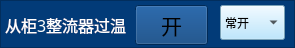
   <widget class="QFrame" name="frame_49">
    <property name="geometry">
     <rect>
      <x>620</x>
      <y>212</y>
      <width>295</width>
      <height>48</height>
     </rect>
    </property>
    <property name="styleSheet">
     <string notr="true">background-color: rgb(2, 59, 120);</string>
    </property>
    <property name="frameShape">
     <enum>QFrame::StyledPanel</enum>
    </property>
    <property name="frameShadow">
     <enum>QFrame::Raised</enum>
    </property>
    <widget class="QFrame" name="frame_50">
     <property name="geometry">
      <rect>
       <x>0</x>
       <y>90</y>
       <width>361</width>
       <height>48</height>
      </rect>
     </property>
     <property name="styleSheet">
      <string notr="true">background-color: rgb(2, 59, 120);</string>
     </property>
     <property name="frameShape">
      <enum>QFrame::StyledPanel</enum>
     </property>
     <property name="frameShadow">
      <enum>QFrame::Raised</enum>
     </property>
     <widget class="QLabel" name="label_61">
      <property name="geometry">
       <rect>
        <x>10</x>
        <y>10</y>
        <width>120</width>
        <height>31</height>
       </rect>
      </property>
      <property name="font">
       <font>
        <family>微软雅黑</family>
        <pointsize>18</pointsize>
       </font>
      </property>
      <property name="styleSheet">
       <string notr="true">color: rgb(255, 255, 255);</string>
      </property>
      <property name="text">
       <string>滑台过位移</string>
      </property>
     </widget>
     <widget class="QToolButton" name="toolButton_htgwy_6">
      <property name="geometry">
       <rect>
        <x>170</x>
        <y>10</y>
        <width>39</width>
        <height>38</height>
       </rect>
      </property>
      <property name="text">
       <string>...</string>
      </property>
      <property name="icon">
       <iconset>
        <normaloff>gct_ied_green.png</normaloff>gct_ied_green.png</iconset>
      </property>
      <property name="iconSize">
       <size>
        <width>32</width>
        <height>32</height>
       </size>
      </property>
     </widget>
     <widget class="QToolButton" name="toolButton_htgwychain_5">
      <property name="geometry">
       <rect>
        <x>270</x>
        <y>0</y>
        <width>73</width>
        <height>54</height>
       </rect>
      </property>
      <property name="font">
       <font>
        <family>微软雅黑</family>
        <pointsize>16</pointsize>
       </font>
      </property>
      <property name="text">
       <string>关</string>
      </property>
      <property name="icon">
       <iconset>
        <normaloff>yb_on.png</normaloff>yb_on.png</iconset>
      </property>
      <property name="iconSize">
       <size>
        <width>66</width>
        <height>48</height>
       </size>
      </property>
     </widget>
    </widget>
    <widget class="QFrame" name="frame_51">
     <property name="geometry">
      <rect>
       <x>0</x>
       <y>50</y>
       <width>361</width>
       <height>48</height>
      </rect>
     </property>
     <property name="styleSheet">
      <string notr="true">background-color: rgb(2, 59, 101);</string>
     </property>
     <property name="frameShape">
      <enum>QFrame::StyledPanel</enum>
     </property>
     <property name="frameShadow">
      <enum>QFrame::Raised</enum>
     </property>
     <widget class="QLabel" name="label_51">
      <property name="geometry">
       <rect>
        <x>10</x>
        <y>10</y>
        <width>96</width>
        <height>30</height>
       </rect>
      </property>
      <property name="font">
       <font>
        <family>微软雅黑</family>
        <pointsize>18</pointsize>
       </font>
      </property>
      <property name="styleSheet">
       <string notr="true">color: rgb(255, 255, 255);</string>
      </property>
      <property name="text">
       <string>紧急停机</string>
      </property>
     </widget>
     <widget class="QToolButton" name="toolButton_jjtj_5">
      <property name="geometry">
       <rect>
        <x>170</x>
        <y>10</y>
        <width>39</width>
        <height>37</height>
       </rect>
      </property>
      <property name="text">
       <string>...</string>
      </property>
      <property name="icon">
       <iconset>
        <normaloff>gct_ied_green.png</normaloff>gct_ied_green.png</iconset>
      </property>
      <property name="iconSize">
       <size>
        <width>32</width>
        <height>32</height>
       </size>
      </property>
     </widget>
     <widget class="QToolButton" name="toolButton_jjtjchain_5">
      <property name="geometry">
       <rect>
        <x>270</x>
        <y>0</y>
        <width>73</width>
        <height>40</height>
       </rect>
      </property>
      <property name="font">
       <font>
        <family>微软雅黑</family>
        <pointsize>16</pointsize>
       </font>
      </property>
      <property name="text">
       <string>关</string>
      </property>
      <property name="icon">
       <iconset>
        <normaloff>yb_on.png</normaloff>yb_on.png</iconset>
      </property>
      <property name="iconSize">
       <size>
        <width>66</width>
        <height>48</height>
       </size>
      </property>
     </widget>
    </widget>
    <widget class="QToolButton" name="toolButton_c3zlqgw">
     <property name="geometry">
      <rect>
       <x>135</x>
       <y>5</y>
       <width>73</width>
       <height>40</height>
      </rect>
     </property>
     <property name="font">
      <font>
       <family>微软雅黑</family>
       <pointsize>16</pointsize>
      </font>
     </property>
     <property name="text">
      <string>开</string>
     </property>
     <property name="icon">
      <iconset>
       <normaloff>yb_off.png</normaloff>yb_off.png</iconset>
     </property>
     <property name="iconSize">
      <size>
       <width>66</width>
       <height>48</height>
      </size>
     </property>
    </widget>
    <widget class="QLabel" name="label_37">
     <property name="geometry">
      <rect>
       <x>5</x>
       <y>10</y>
       <width>131</width>
       <height>30</height>
      </rect>
     </property>
     <property name="font">
      <font>
       <family>微软雅黑</family>
       <pointsize>12</pointsize>
      </font>
     </property>
     <property name="styleSheet">
      <string notr="true">color: rgb(255, 255, 255);</string>
     </property>
     <property name="text">
      <string>从柜3整流器过温</string>
     </property>
    </widget>
    <widget class="QComboBox" name="comboBox_c3zlqgw">
     <property name="geometry">
      <rect>
       <x>220</x>
       <y>5</y>
       <width>65</width>
       <height>35</height>
      </rect>
     </property>
     <property name="styleSheet">
      <string notr="true">background-color: rgb(170, 225, 255);</string>
     </property>
     <item>
      <property name="text">
       <string>常开</string>
      </property>
     </item>
     <item>
      <property name="text">
       <string>常闭</string>
      </property>
     </item>
    </widget>
   </widget>
